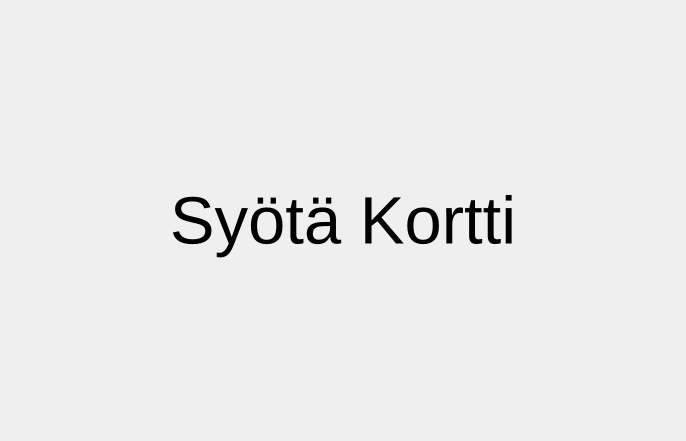
<?xml version="1.0" encoding="UTF-8"?>
<ui version="4.0">
 <class>InsertCardWindow</class>
 <widget class="QDialog" name="InsertCardWindow">
  <property name="geometry">
   <rect>
    <x>0</x>
    <y>0</y>
    <width>686</width>
    <height>441</height>
   </rect>
  </property>
  <property name="windowTitle">
   <string>Dialog</string>
  </property>
  <layout class="QVBoxLayout" name="verticalLayout">
   <item>
    <widget class="QLabel" name="syotaKorttiLabel">
     <property name="font">
      <font>
       <pointsize>50</pointsize>
      </font>
     </property>
     <property name="text">
      <string>Syötä Kortti</string>
     </property>
     <property name="alignment">
      <set>Qt::AlignCenter</set>
     </property>
    </widget>
   </item>
  </layout>
 </widget>
 <resources/>
 <connections/>
</ui>
